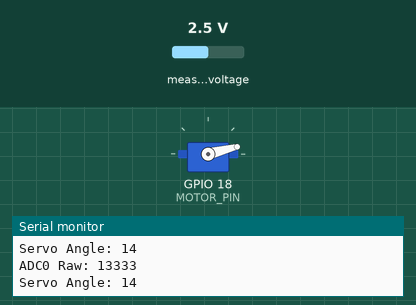
This sketch was run on a simulated ESP32. On the bench: servo, the last lines printed to the serial monitor. The test bench sets the inputs (shaded band); at power-on: measured voltage 2.5 V.

Above: at 1.2 s.
1.3 s: measured voltage set to 3.8 V
At 3.2 s:
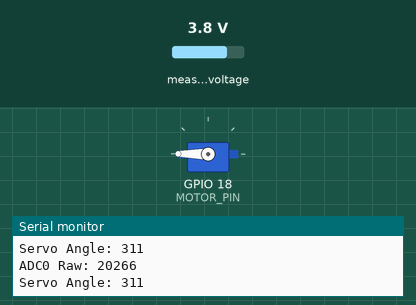
3.5 s: measured voltage set to 2.5 V
At 4.4 s:
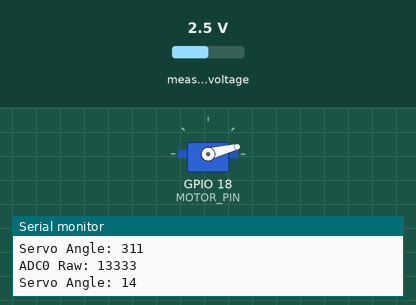
Timing chart, 0 to 6.5 s (numbered marks = the images above; inputs shaded):
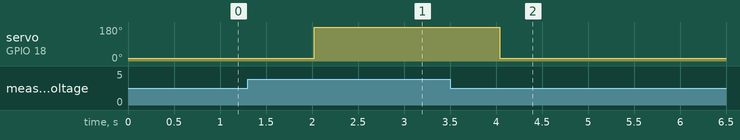

Measured:
- after the input at 1.3 s, servo on GPIO 18 (MOTOR_PIN): 14° → 180° after 0.73 s
- after the input at 3.5 s, servo on GPIO 18 (MOTOR_PIN): 180° → 14° after 0.54 s

The sketch:

activate_mg996r_servo_2.ino
```cpp
#include <ESP32Servo.h>
#include <Adafruit_ADS1X15.h>
#include <Wire.h>

Adafruit_ADS1115 ads;
Servo servo;

#define MOTOR_PIN 18

void setup() {
  Serial.begin(9600);
  servo.attach(MOTOR_PIN);
  Wire.begin();
  while(!ads.begin(0x48)) Serial.println("Failed to initialize.");
  Serial.println("Start ADS1115.");
}

void loop() {
  int16_t adc0;
  adc0 = ads.readADC_SingleEnded(0);
  Serial.print("ADC0 Raw: ");
  Serial.println(adc0);
  int angle = map(adc0, 13000, 17200, 0, 180);
  servo.write(angle);
  Serial.print("Servo Angle: ");
  Serial.println(angle);
  delay(1000);
}
```
